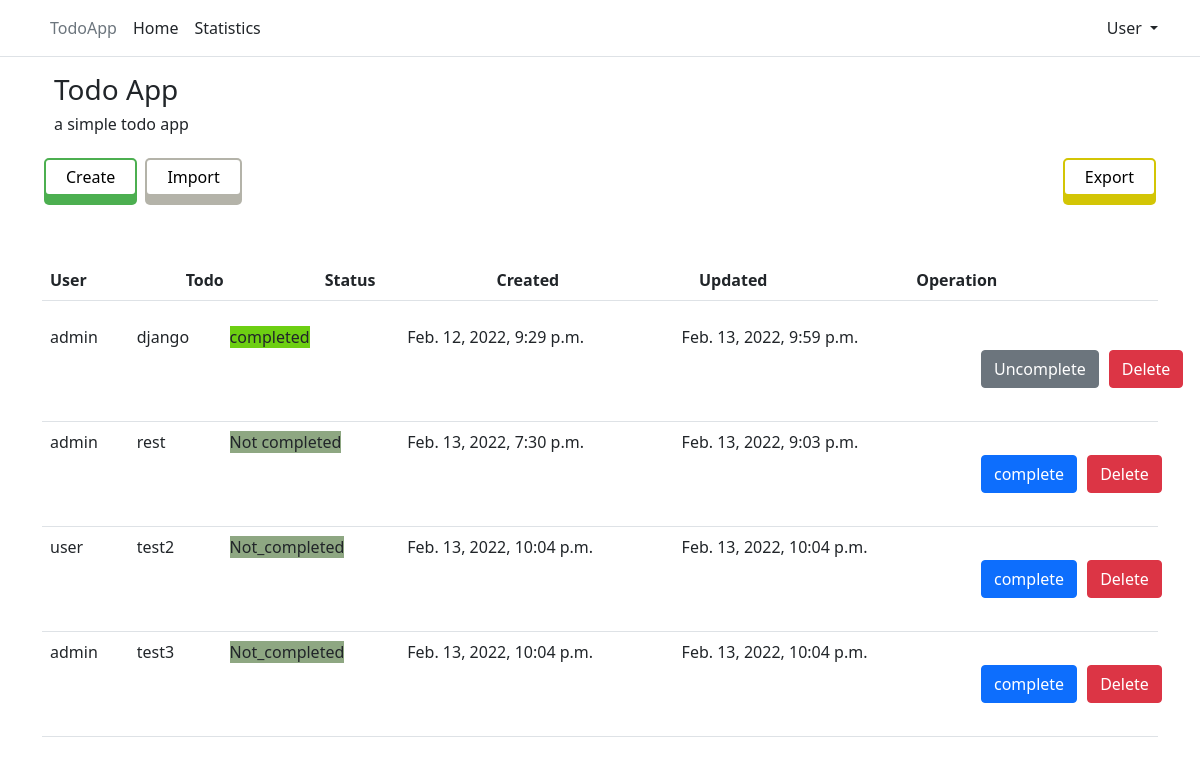
The app's page /todo_list (signed in) with its own data.
### todoApp/models.py (models this page shows, shortened)
class Todo(models.Model):
    user = models.ForeignKey(
        User, on_delete=models.CASCADE)
    text = models.CharField(max_length=255)
    is_completed = models.CharField(max_length=255, default='Not_completed')
    created_time = models.DateTimeField(auto_now_add=True)
    last_updated = models.DateTimeField(auto_now=True)

### todoApp/views.py (the view)
# urls.py: path('', views.todoList, name="todo_list"),
@login_required(login_url="login")
def todoList(request):
    todo_list = Todo.objects.all()
    return render(request, 'todo_list.html' , {'todo_list':todo_list})

### todoApp/templates/todo_list.html (shortened to what this page needs)
{% extends 'base.html' %} {% load static %} {% block content %}
<div class="container">
    <div class="col-md-12 well">
        <h3 class="">Todo App</h3>
        <h6 class="">a simple todo app</h6>
    </div>
</div>
<div class="btn-container btn-header ">
    <div class="btn-header-left">
            <a href="{% url 'todo_add' %}" class="button_create"> Create</a>
            <a href="{% url 'todo_import' %}" class="button_export" > Import</a>
    </div>
        <a href="{% url 'todo_export' %}" class="button_import"> Export</a>
</div>
<table class="table" id="task-table">
  <thead>
    <tr>
      <th>User</th>
      <th>Todo</th>
      <th>Status</th>
      <th>Created</th>
      <th>Updated</th>
      <th>Operation</th>
    </tr>
  </thead>
  <p>
<br/>
<table class="table" id="task-table">
  {% for todo in todo_list %}
  <tr>
    <td>{{ todo.user }}</td>
    <td>{{ todo.text }}</td>
    {% if todo.is_completed == 'completed' %}
    <td>
      <span style="background-color: #6dcf12"> {{ todo.is_completed }}</span>
    </td>
    {% else %}
    <td>
        <span style="background-color: #8ea782"> {{ todo.is_completed }}</span>
      </td>
      {% endif %}
    <td>{{ todo.created_time }}</td>
    <td>{{ todo.last_updated }}</td>
    <td style="width: 150px">
      <div class="btn-container btn-action">
            {% if todo.is_completed == 'completed' %}
          <a href="{% url 'todo_uncomplete' todo.id %}" class="btn btn-secondary" style="margin: 5px;"> Uncomplete</a>
            {% else %}
          <a href="{% url 'todo_complete' todo.id  %}" class="btn btn-primary" style="margin: 5px;"> complete</a>
            {% endif %}
          <a href="{% url 'todo_delete' todo.id %}" class="btn btn-danger" onclick="verify();" style="margin: 5px;" > Delete</a>
      </div>
    </td>
  </tr>
  {% endfor %}
</table>
<br/><br/>
</div>
{% endblock %}

### todoApp/templates/base.html (shortened to what this page needs)
{% load static %}
<!DOCTYPE html>
<html>
  <head>
    <link rel="stylesheet" href="{% static 'style.css' %}" />
    <link
      href="https://cdn.jsdelivr.net/npm/bootstrap@5.1.3/dist/css/bootstrap.min.css"
      rel="stylesheet"
    />
  </head>
  <body>
    <header class="p-2 mb-3 border-bottom">
      <div class="container">
        <div class="d-flex flex-wrap align-items-center justify-content-start">
          <ul
            class="nav col-12 col-lg-auto me-lg-auto mb-2 justify-content-center mb-md-0"
          >
            <li>
              <a href="{% url 'todo_list' %}" class="nav-link px-2 link-secondary"
                >TodoApp</a
              >
            </li>
            <li>
              <a href="{% url 'todo_list' %}" class="nav-link px-2 link-dark"
                >Home</a
              >
            </li>
            <li>
              <a href="{% url 'statistics' %}" class="nav-link px-2 link-dark"
                >Statistics</a
              >
            </li>
          </ul>
          <div class="dropdown text-end">
            <a
              href="#"
              class="d-block link-dark text-decoration-none dropdown-toggle"
              id="dropdownUser1"
              data-bs-toggle="dropdown"
              aria-expanded="false"
            >
              User
            </a>
              {% if user.is_authenticated %}
          </div>
          {% else %}
          <li>
            <a href="{% url 'login' %}" class="nav-link px-2 link-dark"
              >Login</a
            >
          </li>
          {% endif %}
        </div>
      </div>
    </header>
    <div class="container">
      <div class="col-md-12 well">{% block content %} {% endblock %}</div>
  </body>
</html>

### static/style.css (style rules this page uses)
.btn-container { display: flex; justify-content: space-between; }
.btn-action { width: 154px; margin: 20px; }
.btn-header { margin: 20px 0; }
.button_create { padding: 5px 20px; text-align: center; text-decoration: none; display: inline-block; font-size: 16px; margin: 4px 2px; transition-duration: 0.4s; cursor: pointer; background-color: white; color: black; border: 2px solid #4CAF50; border-radius: 5px; box-shadow: 0 9px #4CAF50 }
.button_import { padding: 5px 20px; text-align: center; text-decoration: none; display: inline-block; font-size: 16px; margin: 4px 2px; transition-duration: 0.4s; cursor: pointer; background-color: white; color: black; border: 2px solid #d3c505; border-radius: 5px; box-shadow: 0 9px #d3c505 }
.button_export { padding: 5px 20px; text-align: center; text-decoration: none; display: inline-block; font-size: 16px; margin: 4px 2px; transition-duration: 0.4s; cursor: pointer; background-color: white; color: black; border: 2px solid #6866527e; border-radius: 5px; box-shadow: 0 9px #6866527e }

### records on screen
Todo: user "admin", text "django", is_completed "completed", created_time "Feb. 12, 2022, 9:29 p.m.", last_updated "Feb. 13, 2022, 9:59 p.m.", shows "Uncomplete"
Todo: user "admin", text "rest", is_completed "Not completed", created_time "Feb. 13, 2022, 7:30 p.m.", last_updated "Feb. 13, 2022, 9:03 p.m."
Todo: user "user", text "test2", is_completed "Not_completed", created_time "Feb. 13, 2022, 10:04 p.m.", last_updated "Feb. 13, 2022, 10:04 p.m."
Todo: user "admin", text "test3", is_completed "Not_completed", created_time "Feb. 13, 2022, 10:04 p.m.", last_updated "Feb. 13, 2022, 10:04 p.m."
